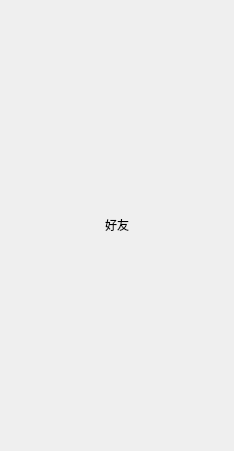
<?xml version="1.0" encoding="UTF-8"?>
<ui version="4.0">
 <class>ContactFriendList</class>
 <widget class="QWidget" name="ContactFriendList">
  <property name="geometry">
   <rect>
    <x>0</x>
    <y>0</y>
    <width>234</width>
    <height>451</height>
   </rect>
  </property>
  <property name="windowTitle">
   <string>Form</string>
  </property>
  <layout class="QVBoxLayout" name="verticalLayout">
   <property name="spacing">
    <number>5</number>
   </property>
   <property name="leftMargin">
    <number>0</number>
   </property>
   <property name="topMargin">
    <number>0</number>
   </property>
   <property name="rightMargin">
    <number>0</number>
   </property>
   <property name="bottomMargin">
    <number>0</number>
   </property>
   <item>
    <widget class="QLabel" name="friend_lb">
     <property name="sizePolicy">
      <sizepolicy hsizetype="Preferred" vsizetype="Fixed">
       <horstretch>0</horstretch>
       <verstretch>0</verstretch>
      </sizepolicy>
     </property>
     <property name="minimumSize">
      <size>
       <width>0</width>
       <height>30</height>
      </size>
     </property>
     <property name="text">
      <string>好友</string>
     </property>
     <property name="alignment">
      <set>Qt::AlignCenter</set>
     </property>
    </widget>
   </item>
  </layout>
 </widget>
 <resources/>
 <connections/>
</ui>
